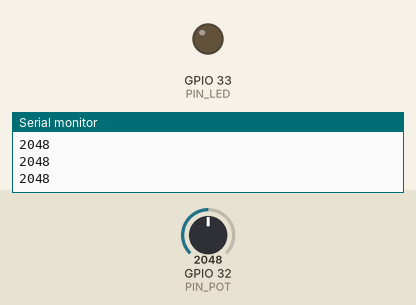
Simulated run of this sketch. Board: ESP32. On the bench: output pins drawn as LEDs (lit = HIGH), the last lines printed to the serial monitor. The inputs (shaded band) are chosen by the test bench; at power-on: GPIO 32 (PIN_POT) = 2048.

Above: at 1.2 s.
1.3 s: GPIO 32 (PIN_POT) set to 2103
At 1.9 s:
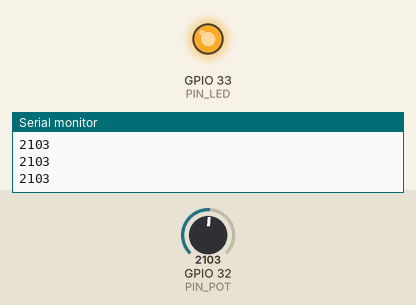
2.8 s: GPIO 32 (PIN_POT) set to 2047
At 3.2 s:
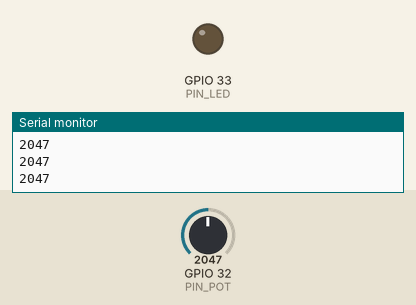
4.3 s: GPIO 32 (PIN_POT) set to 2866
At 5.7 s:
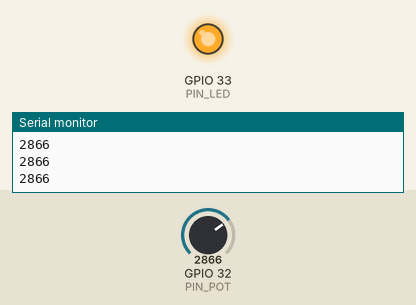
Timing chart, 0 to 7.3 s (numbered marks = the images above; inputs shaded):
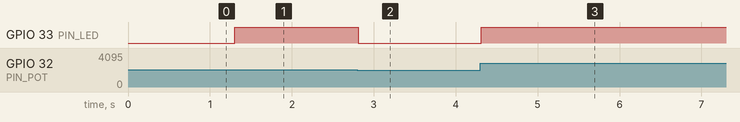

Measured:
- the behaviour switches between 2050 and 2051 on GPIO 32 (PIN_POT) (found by bisection; images 0 and 1)
- after the input at 1.3 s, GPIO 33 (PIN_LED): LOW → HIGH at once
- after the input at 2.8 s, GPIO 33 (PIN_LED): HIGH → LOW at once
- after the input at 4.3 s, GPIO 33 (PIN_LED): LOW → HIGH at once

The sketch:

Potenciometro.ino
```cpp
#define PIN_LED 33
#define PIN_POT 32
#define UMB_POT 2050

void setup() {
  // put your setup code here, to run once:
  pinMode(PIN_POT,INPUT);
  pinMode(PIN_LED,OUTPUT);
  Serial.begin(115200);
}

void loop() {
  // put your main code here, to run repeatedly:
  int pot_signal = analogRead(PIN_POT);

  Serial.println(pot_signal);

  if(pot_signal>UMB_POT){
    digitalWrite(PIN_LED,HIGH);
  }
  else{
    digitalWrite(PIN_LED,LOW);
  }

  delay(50);
}
```
